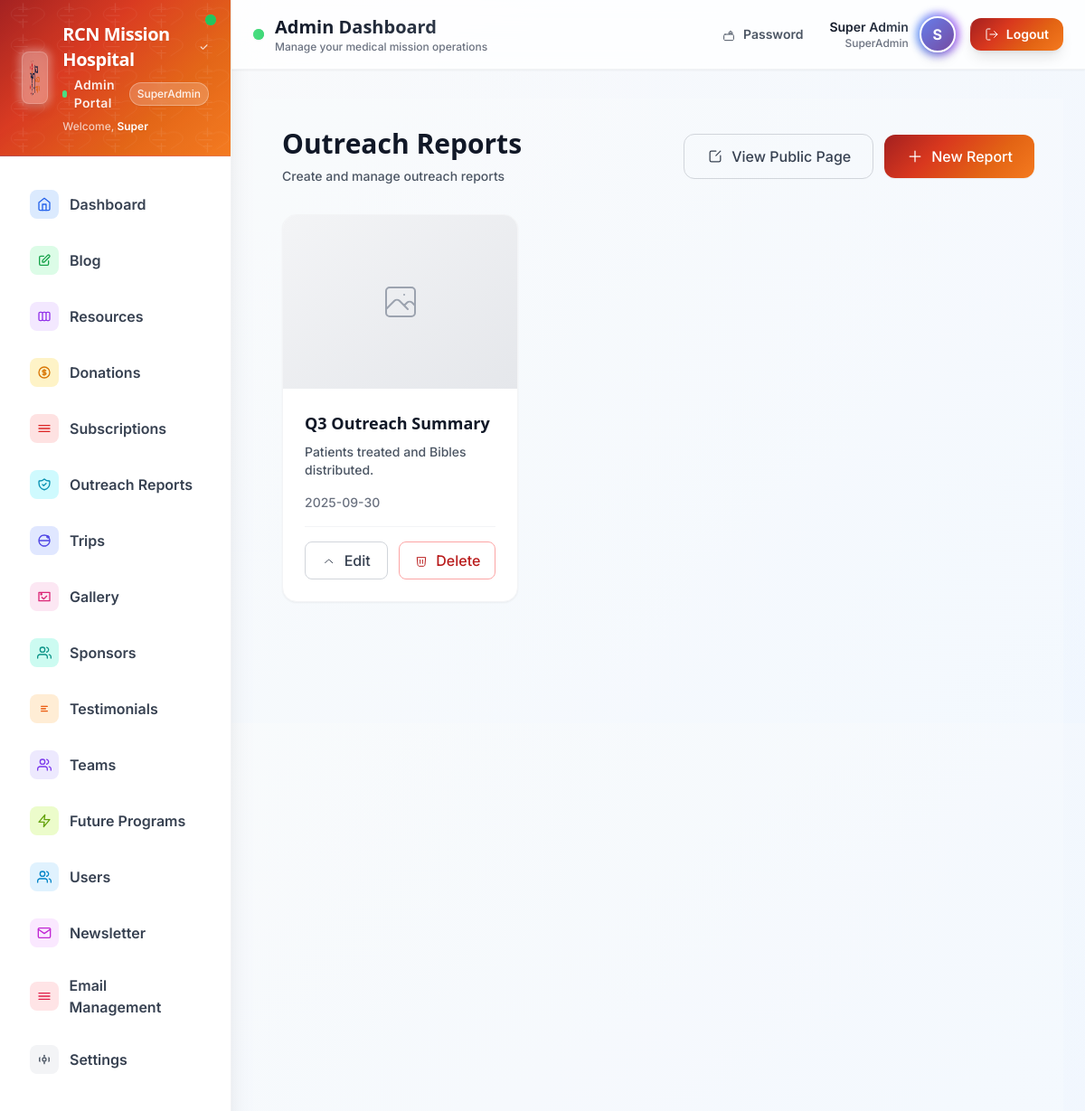
/admin/outreach.php (signed in), run on the app's committed database.
### tables this page shows
CREATE TABLE IF NOT EXISTS outreach_reports (
  id INT AUTO_INCREMENT PRIMARY KEY,
  title VARCHAR(200) NOT NULL,
  description TEXT NOT NULL,
  file_link VARCHAR(255) DEFAULT NULL,
  image VARCHAR(255) DEFAULT NULL,
  date DATE NOT NULL
);

### config/security.php (called while the page is built, shortened)
<?php
function esc_html(string $str): string {
    return htmlspecialchars($str, ENT_QUOTES, 'UTF-8');
}
function url(string $path): string {
    $base = defined('BASE_PATH') ? BASE_PATH : '/';
    return rtrim($base, '/') . '/' . ltrim($path, '/');
}

### config/db.php (called while the page is built, shortened)
<?php
function db(): PDO {
    static $pdo = null;
    if ($pdo === null) {
        $dsn = 'mysql:host=' . DB_HOST . ';dbname=' . DB_NAME . ';charset=utf8mb4';
        $options = [
            PDO::ATTR_ERRMODE => PDO::ERRMODE_EXCEPTION,
            PDO::ATTR_DEFAULT_FETCH_MODE => PDO::FETCH_ASSOC,
            PDO::ATTR_EMULATE_PREPARES => false,
        ];
        $pdo = new PDO($dsn, DB_USER, DB_PASS, $options);
    }
    return $pdo;
}

### admin/outreach.php (the view, shortened to what this page needs)
<?php require_once __DIR__ . '/../config/security.php'; ?>
<?php require_once __DIR__ . '/../config/db.php'; ?>
<?php include __DIR__ . '/includes/admin-header.php'; ?>
<?php
$action = $_GET['action'] ?? 'list';
$page = isset($_GET['page']) ? max(1, (int)$_GET['page']) : 1;
$perPage = 6;
?>
<div class="min-h-screen bg-gray-50/30">
  <div class="max-w-7xl mx-auto px-4 sm:px-6 lg:px-8 py-8">
    <div class="mb-8">
      <div class="flex flex-col sm:flex-row sm:items-center sm:justify-between">
        <div>
          <h1 class="text-3xl font-bold text-gray-900">Outreach Reports</h1>
          <p class="mt-2 text-sm text-gray-600">Create and manage outreach reports</p>
        </div>
        <?php if ($action === 'list'): ?>
          <div class="flex items-center gap-3">
            <a href="<?php echo url('outreach-report'); ?>" target="_blank"
              class="mt-4 sm:mt-0 inline-flex items-center gap-2 px-6 py-3 rounded-xl border border-gray-300 text-gray-700 font-medium hover:bg-gray-50 transition-all duration-200">
              View Public Page
            </a>
            <a href="<?php echo url('admin/outreach.php'); ?>?action=create"
              class="mt-4 sm:mt-0 inline-flex items-center gap-2 px-6 py-3 rounded-xl text-white font-medium shadow-sm hover:shadow-md transition-all duration-200"
              style="background: <?php echo RCN_GRADIENT; ?>;">
              <svg class="h-5 w-5" viewBox="0 0 24 24" fill="none" xmlns="http://www.w3.org/2000/svg">
                <path d="M12 5V19M5 12H19" class="icon-stroke" stroke="currentColor" stroke-width="2" stroke-linecap="round" />
              </svg>
              New Report
            </a>
          </div>
        <?php endif; ?>
      </div>
    </div>
    <?php if ($action === 'list'): ?>
      <?php
      try {
        $offset = ($page - 1) * $perPage;
        $rows = db()->query('SELECT * FROM outreach_reports ORDER BY date DESC, id DESC LIMIT ' . (int)$perPage . ' OFFSET ' . (int)$offset)->fetchAll();
      } catch (Throwable $e) {
        $rows = [];
        $pages = 1;
      }
      ?>
      <?php if (empty($rows)): ?>
        <div class="bg-white rounded-2xl shadow-sm border border-gray-100 p-12 text-center">
          <svg class="h-16 w-16 mx-auto text-gray-300 mb-4" fill="none" viewBox="0 0 24 24" stroke="currentColor">
            <path stroke-linecap="round" stroke-linejoin="round" stroke-width="1" d="M11 5H6a2 2 0 00-2 2v11a2 2 0 002 2h11a2 2 0 002-2v-5m-1.414-9.414a2 2 0 112.828 2.828L11.828 15H9v-2.828l8.586-8.586z" />
          </svg>
          <h3 class="text-lg font-medium text-gray-900 mb-2">No outreach reports yet</h3>
          <p class="text-gray-500 mb-6">Get started by creating your first report.</p>
          <a href="<?php echo url('admin/outreach.php'); ?>?action=create"
            class="inline-flex items-center gap-2 px-6 py-3 rounded-xl text-white font-medium shadow-sm hover:shadow-md transition-all duration-200"
            style="background: <?php echo RCN_GRADIENT; ?>;">
            <svg class="h-5 w-5" viewBox="0 0 24 24" fill="none" xmlns="http://www.w3.org/2000/svg">
              <path d="M12 5V19M5 12H19" class="icon-stroke" stroke="currentColor" stroke-width="2" stroke-linecap="round" />
            </svg>
            Create First Report
          </a>
        </div>
      <?php else: ?>
        <div class="grid grid-cols-1 md:grid-cols-2 lg:grid-cols-3 gap-6">
          <?php foreach ($rows as $r): ?>
            <div class="bg-white rounded-2xl shadow-sm border border-gray-100 overflow-hidden hover:shadow-md transition-all duration-300 group">
              <?php if (!empty($r['image'])): ?>
                <div class="h-48 bg-gray-200 overflow-hidden">
                  <img src="<?php echo url('uploads/' . $r['image']); ?>" alt="<?php echo esc_attr($r['title']); ?>" class="w-full h-full object-cover group-hover:scale-105 transition-transform duration-300">
                </div>
              <?php else: ?>
                <div class="h-48 bg-gradient-to-br from-gray-100 to-gray-200 flex items-center justify-center">
                </div>
              <?php endif; ?>
              <div class="p-6">
                <h3 class="font-semibold text-gray-900 text-lg mb-2 group-hover:text-blue-600 transition-colors"><?php echo esc_html($r['title']); ?></h3>
                <p class="text-gray-600 text-sm mb-4"><?php
                  if (!function_exists('excerpt_plain')) {
                    function excerpt_plain(string $html, int $limit = 160): string {
                      $text = trim(preg_replace('/\s+/u', ' ', strip_tags($html)));
                      if (mb_strlen($text) <= $limit) return $text;
                      $cut = mb_substr($text, 0, $limit);
                      $cut = preg_replace('/\s+\S*$/u', '', $cut);
                      return rtrim($cut) . '…';
                    }
                  }
                  echo esc_html(excerpt_plain($r['description'], 160));
                ?></p>
                <div class="flex items-center justify-between text-sm text-gray-500 mb-4">
                  <span><?php echo esc_html($r['date']); ?></span>
                </div>
                <div class="flex items-center gap-3 pt-4 border-t border-gray-100">
                  <a href="<?php echo url('admin/outreach.php'); ?>?action=edit&id=<?php echo (int)$r['id']; ?>" class="flex-1 inline-flex items-center justify-center gap-2 px-4 py-2 rounded-lg border border-gray-300 text-gray-700 font-medium hover:bg-gray-50 transition-colors duration-200">
                    <svg class="h-4 w-4" viewBox="0 0 24 24" fill="none" xmlns="http://www.w3.org/2000/svg">
                      <path d="M4 16l4.586-4.586a2 2 0 012.828 0L16 16" class="icon-stroke" stroke="currentColor" stroke-width="2" stroke-linecap="round" stroke-linejoin="round" />
                    </svg>
                    Edit
                  </a>
                  <form method="post" action="<?php echo url('admin/outreach.php'); ?>?action=delete" onsubmit="return confirm('Delete this report?')" class="flex-1">
                    <button class="w-full inline-flex items-center justify-center gap-2 px-4 py-2 rounded-lg border border-red-300 text-red-700 font-medium hover:bg-red-50 transition-colors duration-200" type="submit">
                      Delete
                    </button>
                  </form>
                </div>
              </div>
            </div>
          <?php endforeach; ?>
        </div>
      <?php endif; ?>
    <?php endif; ?>
  </div>
</div>
<?php include __DIR__ . '/includes/admin-footer.php'; ?>

### assets/css/custom.css (style rules this page uses)
:root { --midnight: #0A1A3B; --mission_orange: #E36414; --deep_red: #A32020; --flame_red: #D9381E; --warm_orange: #F47A1F; --soft_gray: #F2F2F2; }
body { font-family: "Poppins", system-ui, -apple-system, Segoe UI, Roboto, sans-serif; -webkit-text-size-adjust: 100%; font-weight: 500; }
h1, h2, h3, h4, h5, h6 { font-family: Poppins, system-ui, -apple-system, Segoe UI, Roboto, sans-serif; font-weight: 700; }
html { scroll-behavior: smooth; }
header nav a, header nav button, button, .btn, .btn-primary, .btn-secondary { font-weight: 600; }

### data on the page
outreach_reports: title "Q3 Outreach Summary", description "Patients treated and Bibles distributed.", date "2025-09-30"

### other printed values
APP_NAME "RCN Mission Hospital"
$user['role'] "SuperAdmin"
explode(' ', $user['name'] ?? 'User')[0] "Super"
substr($user['name'] ?? 'U', 0, 1) "S"
